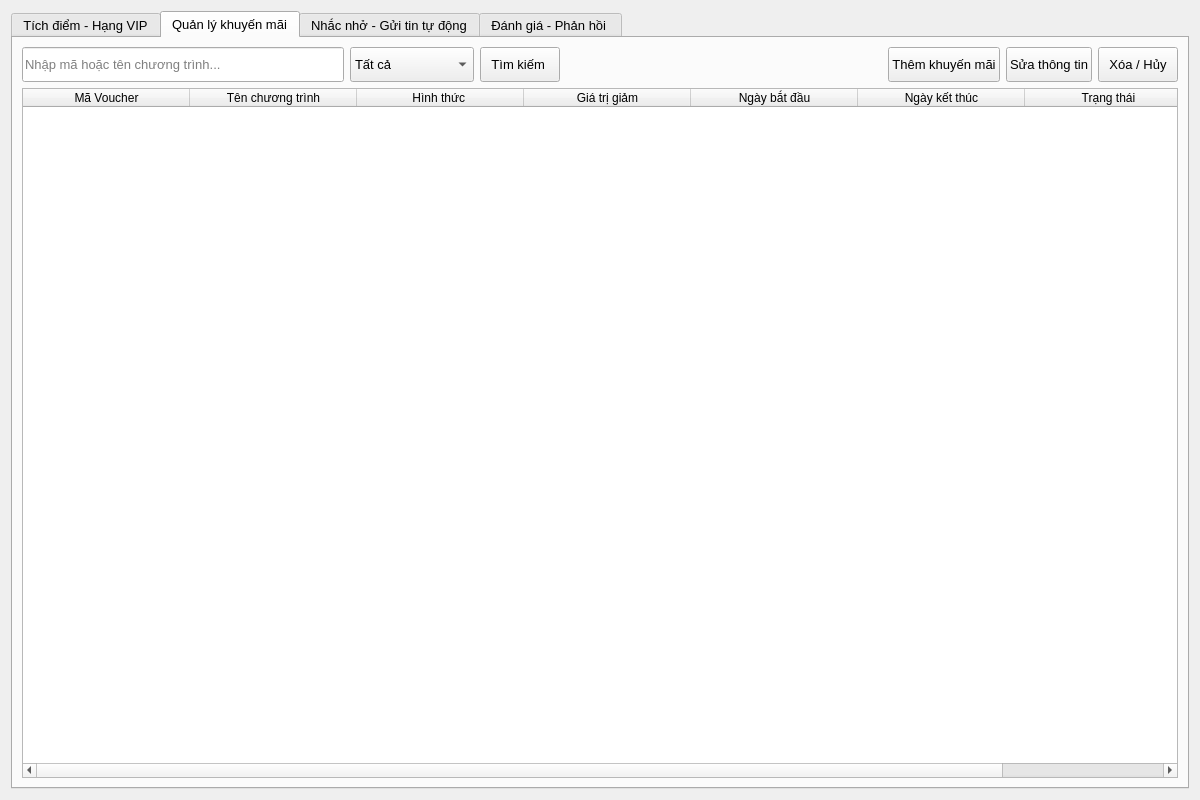
<?xml version="1.0" encoding="UTF-8"?>
<ui version="4.0">
 <class>Form</class>
 <widget class="QWidget" name="Form">
  <property name="geometry">
   <rect>
    <x>0</x>
    <y>0</y>
    <width>1200</width>
    <height>800</height>
   </rect>
  </property>
  <property name="minimumSize">
   <size>
    <width>800</width>
    <height>600</height>
   </size>
  </property>
  <property name="font">
   <font>
    <family>Segoe UI</family>
    <pointsize>10</pointsize>
   </font>
  </property>
  <property name="windowTitle">
   <string>Chăm sóc khách hàng</string>
  </property>
  <layout class="QHBoxLayout" name="horizontalLayout">
   <item>
    <widget class="QTabWidget" name="tabWidget_cskh">
     <property name="styleSheet">
      <string notr="true"/>
     </property>
     <property name="currentIndex">
      <number>1</number>
     </property>
     <widget class="QWidget" name="tab_tichdiem">
      <attribute name="title">
       <string>Tích điểm - Hạng VIP</string>
      </attribute>
      <layout class="QVBoxLayout" name="verticalLayout">
       <item>
        <widget class="QFrame" name="frame">
         <property name="frameShape">
          <enum>QFrame::StyledPanel</enum>
         </property>
         <property name="frameShadow">
          <enum>QFrame::Raised</enum>
         </property>
         <layout class="QHBoxLayout" name="horizontalLayout_2">
          <item>
           <widget class="QLineEdit" name="txt_timkiem_thanhvien">
            <property name="placeholderText">
             <string>Nhập tên/ SĐT khách hàng</string>
            </property>
           </widget>
          </item>
          <item>
           <widget class="QPushButton" name="btn_cauhinh_chietkhau">
            <property name="text">
             <string>Tìm kiếm </string>
            </property>
           </widget>
          </item>
         </layout>
        </widget>
       </item>
       <item>
        <widget class="QGroupBox" name="grp_diem_hang">
         <property name="title">
          <string>Quy tắc điểm hạng</string>
         </property>
         <layout class="QVBoxLayout" name="verticalLayout_4">
          <item>
           <layout class="QFormLayout" name="formLayout">
            <item row="0" column="0">
             <widget class="QLabel" name="label">
              <property name="text">
               <string>Điểm / 1 triệu VNĐ thanh toán:</string>
              </property>
             </widget>
            </item>
            <item row="0" column="1">
             <widget class="QSpinBox" name="spn_diem">
              <property name="minimum">
               <number>0</number>
              </property>
              <property name="maximum">
               <number>9999999</number>
              </property>
             </widget>
            </item>
            <item row="1" column="0">
             <widget class="QLabel" name="label_2">
              <property name="text">
               <string>Ngưỡng đồng:</string>
              </property>
             </widget>
            </item>
            <item row="1" column="1">
             <widget class="QSpinBox" name="spn_dong">
              <property name="minimum">
               <number>0</number>
              </property>
              <property name="maximum">
               <number>9999999</number>
              </property>
             </widget>
            </item>
            <item row="2" column="0">
             <widget class="QLabel" name="label_3">
              <property name="text">
               <string>Ngưỡng bạc: </string>
              </property>
             </widget>
            </item>
            <item row="2" column="1">
             <widget class="QSpinBox" name="spn_bac">
              <property name="minimum">
               <number>0</number>
              </property>
              <property name="maximum">
               <number>9999999</number>
              </property>
             </widget>
            </item>
            <item row="3" column="0">
             <widget class="QLabel" name="label_4">
              <property name="text">
               <string>Ngưỡng vàng:</string>
              </property>
             </widget>
            </item>
            <item row="3" column="1">
             <widget class="QSpinBox" name="spn_vang">
              <property name="minimum">
               <number>0</number>
              </property>
              <property name="maximum">
               <number>9999999</number>
              </property>
             </widget>
            </item>
            <item row="4" column="0">
             <widget class="QLabel" name="label_5">
              <property name="text">
               <string>Ngưỡng VIP: </string>
              </property>
             </widget>
            </item>
            <item row="4" column="1">
             <widget class="QSpinBox" name="spn_vip">
              <property name="minimum">
               <number>0</number>
              </property>
              <property name="maximum">
               <number>9999999</number>
              </property>
             </widget>
            </item>
           </layout>
          </item>
          <item>
           <widget class="QLabel" name="label_6">
            <property name="text">
             <string>Chiết khấu mặc định: Đồng 1% - Bạc 3% - Vàng 5% - VIP 8%</string>
            </property>
           </widget>
          </item>
         </layout>
        </widget>
       </item>
       <item>
        <widget class="QGroupBox" name="groupBox_2">
         <property name="title">
          <string>Mô phỏng thanh toán (cộng điểm_thăng hạng)</string>
         </property>
         <layout class="QVBoxLayout" name="verticalLayout_5">
          <item>
           <layout class="QHBoxLayout" name="horizontalLayout_5">
            <item>
             <widget class="QLabel" name="label_7">
              <property name="text">
               <string>Mã KH:</string>
              </property>
             </widget>
            </item>
            <item>
             <widget class="QLineEdit" name="txt_nhapmakh">
              <property name="placeholderText">
               <string>Ví dụ: 1</string>
              </property>
             </widget>
            </item>
            <item>
             <spacer name="horizontalSpacer_3">
              <property name="orientation">
               <enum>Qt::Horizontal</enum>
              </property>
              <property name="sizeHint" stdset="0">
               <size>
                <width>40</width>
                <height>20</height>
               </size>
              </property>
             </spacer>
            </item>
            <item>
             <widget class="QLabel" name="label_8">
              <property name="text">
               <string>Số tiền (VNĐ):</string>
              </property>
             </widget>
            </item>
            <item>
             <widget class="QSpinBox" name="spn_tien"/>
            </item>
            <item>
             <widget class="QPushButton" name="btn_ghinhan">
              <property name="text">
               <string>Ghi nhận thanh toán</string>
              </property>
             </widget>
            </item>
           </layout>
          </item>
         </layout>
        </widget>
       </item>
       <item>
        <widget class="QTableWidget" name="tbl_tichdiem">
         <attribute name="horizontalHeaderDefaultSectionSize">
          <number>150</number>
         </attribute>
         <attribute name="horizontalHeaderStretchLastSection">
          <bool>true</bool>
         </attribute>
         <column>
          <property name="text">
           <string>Mã KH</string>
          </property>
         </column>
         <column>
          <property name="text">
           <string>Tên khách hàng</string>
          </property>
         </column>
         <column>
          <property name="text">
           <string>Số điện thoại</string>
          </property>
         </column>
         <column>
          <property name="text">
           <string>Tổng điểm</string>
          </property>
         </column>
         <column>
          <property name="text">
           <string>Hạng hiện tại</string>
          </property>
         </column>
         <column>
          <property name="text">
           <string>Chiết khấu %</string>
          </property>
         </column>
         <column>
          <property name="text">
           <string>Cần bao nhiêu điểm để lên hạng</string>
          </property>
         </column>
        </widget>
       </item>
      </layout>
     </widget>
     <widget class="QWidget" name="tab_khuyenmai">
      <attribute name="title">
       <string>Quản lý khuyến mãi</string>
      </attribute>
      <layout class="QVBoxLayout" name="verticalLayout_2">
       <item>
        <layout class="QHBoxLayout" name="horizontalLayout_3">
         <item>
          <widget class="QLineEdit" name="txt_timkiem_voucher">
           <property name="minimumSize">
            <size>
             <width>0</width>
             <height>35</height>
            </size>
           </property>
           <property name="placeholderText">
            <string>Nhập mã hoặc tên chương trình...</string>
           </property>
          </widget>
         </item>
         <item>
          <widget class="QComboBox" name="cmb_loc_trangthai_voucher">
           <property name="minimumSize">
            <size>
             <width>0</width>
             <height>35</height>
            </size>
           </property>
           <item>
            <property name="text">
             <string>Tất cả</string>
            </property>
           </item>
           <item>
            <property name="text">
             <string>Đang áp dụng</string>
            </property>
           </item>
           <item>
            <property name="text">
             <string>Đã hết hạn/ Hủy</string>
            </property>
           </item>
          </widget>
         </item>
         <item>
          <widget class="QPushButton" name="btn_timkiem_voucher">
           <property name="minimumSize">
            <size>
             <width>0</width>
             <height>35</height>
            </size>
           </property>
           <property name="text">
            <string>Tìm kiếm </string>
           </property>
          </widget>
         </item>
         <item>
          <spacer name="horizontalSpacer">
           <property name="orientation">
            <enum>Qt::Horizontal</enum>
           </property>
           <property name="sizeHint" stdset="0">
            <size>
             <width>40</width>
             <height>20</height>
            </size>
           </property>
          </spacer>
         </item>
         <item>
          <widget class="QPushButton" name="btn_them_voucher">
           <property name="minimumSize">
            <size>
             <width>0</width>
             <height>35</height>
            </size>
           </property>
           <property name="text">
            <string>Thêm khuyến mãi</string>
           </property>
           <property name="icon">
            <iconset resource="../../assets/resources.qrc">
             <normaloff>:/icons/icons/themKH.png</normaloff>:/icons/icons/themKH.png</iconset>
           </property>
          </widget>
         </item>
         <item>
          <widget class="QPushButton" name="btn_sua_voucher">
           <property name="minimumSize">
            <size>
             <width>0</width>
             <height>35</height>
            </size>
           </property>
           <property name="text">
            <string>Sửa thông tin</string>
           </property>
           <property name="icon">
            <iconset resource="../../assets/resources.qrc">
             <normaloff>:/icons/icons/suaKH.png</normaloff>:/icons/icons/suaKH.png</iconset>
           </property>
          </widget>
         </item>
         <item>
          <widget class="QPushButton" name="btn_xoa_voucher">
           <property name="minimumSize">
            <size>
             <width>0</width>
             <height>35</height>
            </size>
           </property>
           <property name="text">
            <string>Xóa / Hủy</string>
           </property>
           <property name="icon">
            <iconset resource="../../assets/resources.qrc">
             <normaloff>:/icons/icons/xoaKH.png</normaloff>:/icons/icons/xoaKH.png</iconset>
           </property>
          </widget>
         </item>
        </layout>
       </item>
       <item>
        <widget class="QTableWidget" name="tbl_khuyenmai">
         <attribute name="horizontalHeaderDefaultSectionSize">
          <number>167</number>
         </attribute>
         <attribute name="horizontalHeaderStretchLastSection">
          <bool>false</bool>
         </attribute>
         <column>
          <property name="text">
           <string>Mã Voucher</string>
          </property>
         </column>
         <column>
          <property name="text">
           <string>Tên chương trình</string>
          </property>
         </column>
         <column>
          <property name="text">
           <string>Hình thức </string>
          </property>
         </column>
         <column>
          <property name="text">
           <string>Giá trị giảm</string>
          </property>
         </column>
         <column>
          <property name="text">
           <string>Ngày bắt đầu</string>
          </property>
         </column>
         <column>
          <property name="text">
           <string>Ngày kết thúc</string>
          </property>
         </column>
         <column>
          <property name="text">
           <string>Trạng thái</string>
          </property>
         </column>
        </widget>
       </item>
      </layout>
     </widget>
     <widget class="QWidget" name="tab_nhacnho">
      <attribute name="title">
       <string>Nhắc nhở - Gửi tin tự động</string>
      </attribute>
      <layout class="QVBoxLayout" name="verticalLayout_9">
       <item>
        <layout class="QHBoxLayout" name="horizontalLayout_6">
         <item>
          <widget class="QGroupBox" name="grp_thongbao_tudong">
           <property name="title">
            <string>Cấu hình Thông báo tự động</string>
           </property>
           <layout class="QVBoxLayout" name="verticalLayout_3">
            <item>
             <layout class="QHBoxLayout" name="horizontalLayout_4">
              <item>
               <widget class="QCheckBox" name="chk_kenh_sms">
                <property name="text">
                 <string>SMS</string>
                </property>
               </widget>
              </item>
              <item>
               <widget class="QCheckBox" name="chk_kenh_zalo">
                <property name="text">
                 <string>ZALO</string>
                </property>
               </widget>
              </item>
              <item>
               <widget class="QCheckBox" name="chk_kenh_email">
                <property name="text">
                 <string>Email</string>
                </property>
               </widget>
              </item>
              <item>
               <spacer name="horizontalSpacer_2">
                <property name="orientation">
                 <enum>Qt::Horizontal</enum>
                </property>
                <property name="sizeHint" stdset="0">
                 <size>
                  <width>40</width>
                  <height>20</height>
                 </size>
                </property>
               </spacer>
              </item>
             </layout>
            </item>
            <item>
             <layout class="QFormLayout" name="formLayout_3">
              <item row="0" column="0">
               <widget class="QLabel" name="label_13">
                <property name="text">
                 <string>Mẫu cảm ơn thanh toán:</string>
                </property>
               </widget>
              </item>
              <item row="1" column="0">
               <widget class="QLabel" name="label_14">
                <property name="text">
                 <string>Mẫu chúc sinh nhật + Mã giảm giá:</string>
                </property>
               </widget>
              </item>
              <item row="1" column="1">
               <widget class="QTextEdit" name="txt_mau_sinhnhat">
                <property name="placeholderText">
                 <string>Chuc mung sinh nhat {ten}! Ma giam: {ma_giam} — het han {ngay_het_han}.</string>
                </property>
               </widget>
              </item>
              <item row="0" column="1">
               <widget class="QTextEdit" name="txt_mau_camon">
                <property name="placeholderText">
                 <string>Cam on {ten}! Hoa don dien tu: {link_hd} (Ma: {ma_hd})</string>
                </property>
               </widget>
              </item>
             </layout>
            </item>
            <item>
             <widget class="QPushButton" name="btn_luu_cauhinh_thongbao">
              <property name="text">
               <string>Lưu cấu hình</string>
              </property>
             </widget>
            </item>
           </layout>
          </widget>
         </item>
         <item>
          <widget class="QGroupBox" name="grp_nhaclich_baoduong">
           <property name="title">
            <string>Nhắc lịch bảo dưỡng</string>
           </property>
           <layout class="QVBoxLayout" name="verticalLayout_8">
            <item>
             <layout class="QFormLayout" name="formLayout_4">
              <item row="0" column="0">
               <widget class="QLabel" name="label_15">
                <property name="text">
                 <string>Dịch vụ:</string>
                </property>
               </widget>
              </item>
              <item row="0" column="1">
               <widget class="QLineEdit" name="txt_tendichvu_nhac">
                <property name="placeholderText">
                 <string>Nhập tên dịch vụ</string>
                </property>
               </widget>
              </item>
              <item row="1" column="1">
               <widget class="QSpinBox" name="spn_thang_nhac"/>
              </item>
              <item row="1" column="0">
               <widget class="QLabel" name="label_16">
                <property name="text">
                 <string>Nhắc sau - tháng:</string>
                </property>
               </widget>
              </item>
             </layout>
            </item>
            <item>
             <widget class="QPushButton" name="btn_them_quytac_nhac">
              <property name="text">
               <string>Thêm quy tắc</string>
              </property>
             </widget>
            </item>
            <item>
             <widget class="QTableWidget" name="tbl_quytac_nhaclich">
              <column>
               <property name="text">
                <string>Dịch vụ</string>
               </property>
              </column>
              <column>
               <property name="text">
                <string>Nhắc sau (tháng)</string>
               </property>
              </column>
              <column>
               <property name="text">
                <string>Ngày tạo</string>
               </property>
              </column>
             </widget>
            </item>
            <item>
             <spacer name="verticalSpacer">
              <property name="orientation">
               <enum>Qt::Vertical</enum>
              </property>
              <property name="sizeHint" stdset="0">
               <size>
                <width>20</width>
                <height>40</height>
               </size>
              </property>
             </spacer>
            </item>
           </layout>
          </widget>
         </item>
        </layout>
       </item>
       <item>
        <widget class="QPushButton" name="btn_mophong_gui">
         <property name="text">
          <string>Mô phỏng chạy thử</string>
         </property>
        </widget>
       </item>
       <item>
        <widget class="QTableWidget" name="tbl_mophong_thongbao">
         <attribute name="horizontalHeaderDefaultSectionSize">
          <number>180</number>
         </attribute>
         <attribute name="horizontalHeaderStretchLastSection">
          <bool>true</bool>
         </attribute>
         <column>
          <property name="text">
           <string>Thời gian</string>
          </property>
         </column>
         <column>
          <property name="text">
           <string>Kênh</string>
          </property>
         </column>
         <column>
          <property name="text">
           <string>Tóm tắt nội dung</string>
          </property>
         </column>
        </widget>
       </item>
      </layout>
     </widget>
     <widget class="QWidget" name="tab_phanhoi">
      <attribute name="title">
       <string>Đánh giá - Phản hồi </string>
      </attribute>
      <layout class="QVBoxLayout" name="verticalLayout_7">
       <item>
        <widget class="QLabel" name="label_9">
         <property name="text">
          <string>Ghi nhận đánh giá, khiếu nại, theo dõi gọi hỏi thăm sau 3 ngày sử dụng dịch vụ</string>
         </property>
        </widget>
       </item>
       <item>
        <widget class="QGroupBox" name="groupBox_4">
         <property name="title">
          <string>Ghi phản hồi mới</string>
         </property>
         <layout class="QVBoxLayout" name="verticalLayout_6">
          <item>
           <layout class="QFormLayout" name="formLayout_2">
            <item row="0" column="0">
             <widget class="QLabel" name="label_10">
              <property name="text">
               <string>Tên KH:</string>
              </property>
             </widget>
            </item>
            <item row="0" column="1">
             <widget class="QLineEdit" name="txt_tenkhach">
              <property name="placeholderText">
               <string>Nhập tên khách hàng</string>
              </property>
             </widget>
            </item>
            <item row="3" column="1">
             <widget class="QComboBox" name="cmb_loai">
              <item>
               <property name="text">
                <string>Khen</string>
               </property>
              </item>
              <item>
               <property name="text">
                <string>Góp ý </string>
               </property>
              </item>
              <item>
               <property name="text">
                <string>Khiếu nại</string>
               </property>
              </item>
             </widget>
            </item>
            <item row="5" column="1">
             <widget class="QTextEdit" name="txt_noidung"/>
            </item>
            <item row="3" column="0">
             <widget class="QLabel" name="label_11">
              <property name="text">
               <string>Loại:</string>
              </property>
             </widget>
            </item>
            <item row="5" column="0">
             <widget class="QLabel" name="label_12">
              <property name="text">
               <string>Nội dung:</string>
              </property>
             </widget>
            </item>
           </layout>
          </item>
          <item>
           <widget class="QPushButton" name="btn_xacnhan">
            <property name="text">
             <string>Xác nhận</string>
            </property>
           </widget>
          </item>
         </layout>
        </widget>
       </item>
       <item>
        <widget class="QTableWidget" name="tbl_phanhoi">
         <column>
          <property name="text">
           <string>Ngày ghi</string>
          </property>
         </column>
         <column>
          <property name="text">
           <string>Tên khách hàng</string>
          </property>
         </column>
         <column>
          <property name="text">
           <string>Loại</string>
          </property>
         </column>
         <column>
          <property name="text">
           <string>Nội dung</string>
          </property>
         </column>
         <column>
          <property name="text">
           <string>Hẹn gọi lại</string>
          </property>
         </column>
         <column>
          <property name="text">
           <string>Trạng thái</string>
          </property>
         </column>
        </widget>
       </item>
       <item>
        <widget class="QPushButton" name="btn_danhdau">
         <property name="text">
          <string>Đánh dấu đã gọi hỏi thăm (sau 3 ngày)</string>
         </property>
        </widget>
       </item>
      </layout>
     </widget>
    </widget>
   </item>
  </layout>
 </widget>
 <resources>
  <include location="../../assets/resources.qrc"/>
 </resources>
 <connections/>
</ui>
